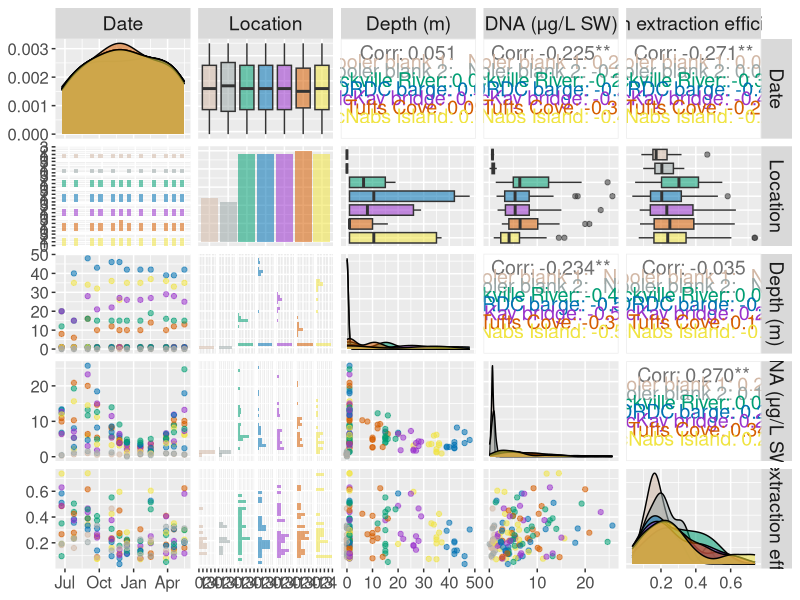
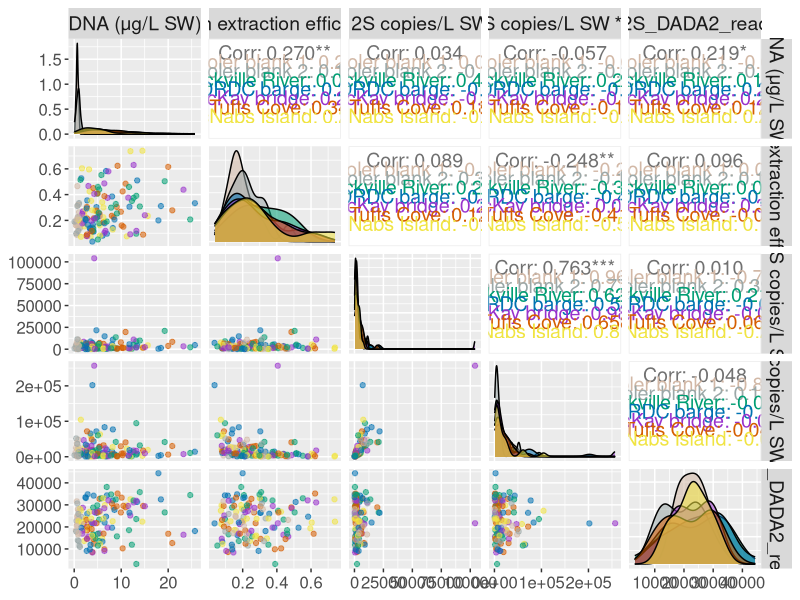
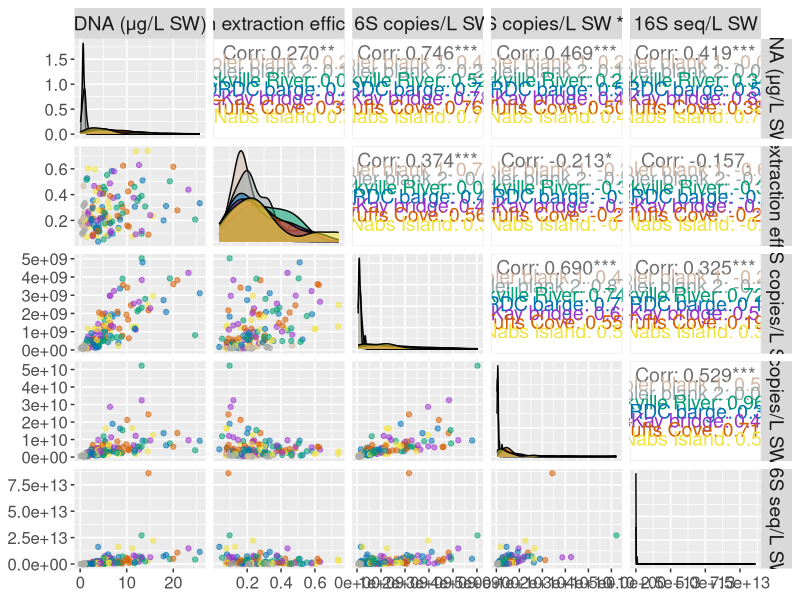
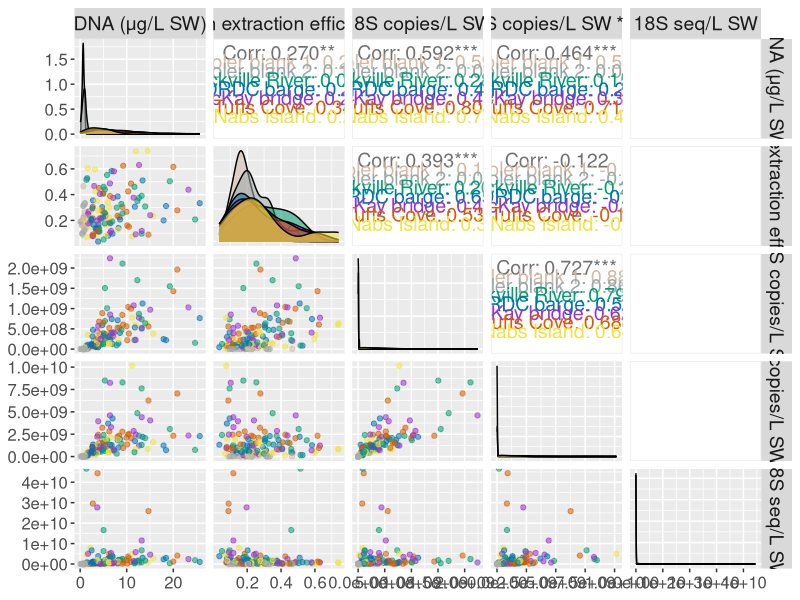
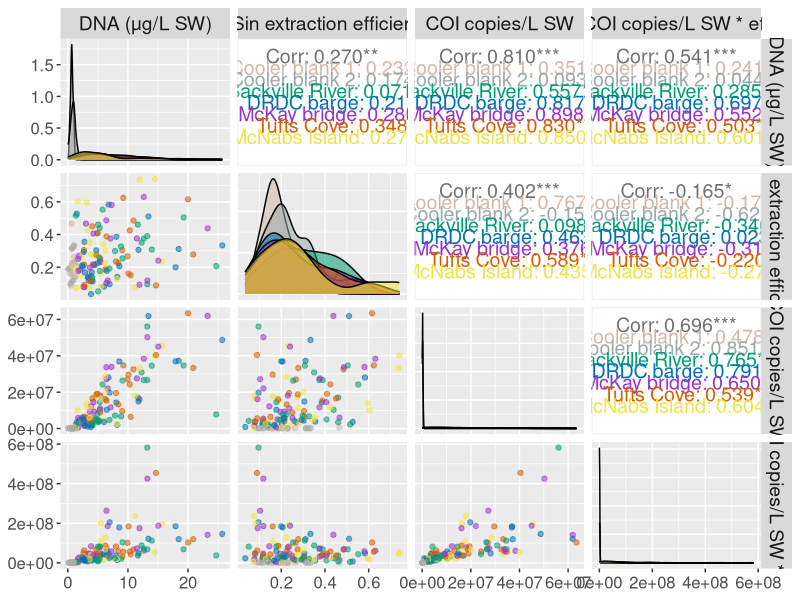
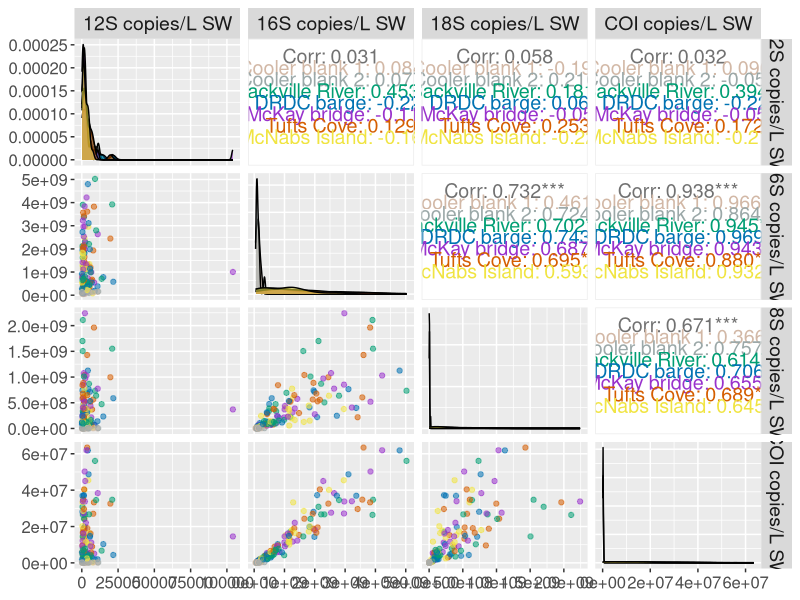
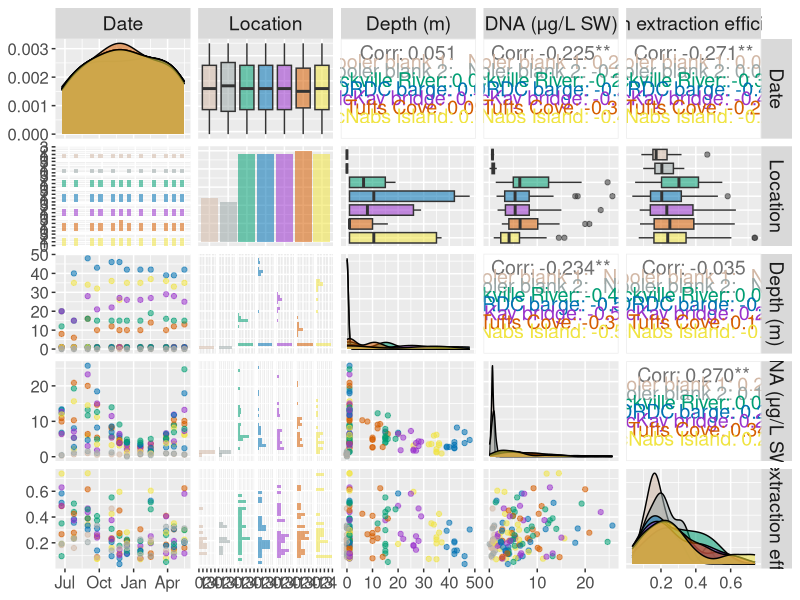
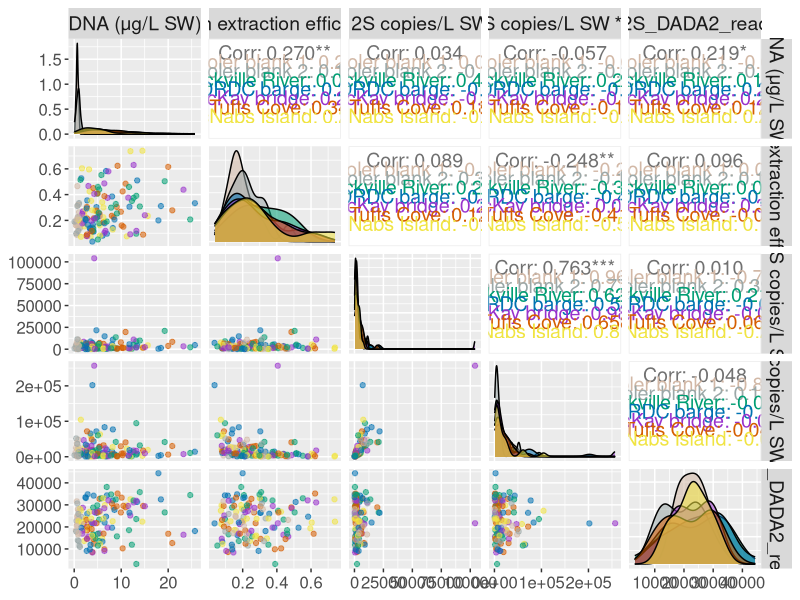

These charts were generated, in order, by the following R code:
library(tidyverse)
library(GGally)

#######################
# Importing data
#######################
metadata_calc <-  read_csv("data/metadata_qPCR_calculated.csv") %>% 
  mutate(Location = factor(Location, levels = c("Cooler blank 1",
                                                "Cooler blank 2",
                                                "Sackville River", 
                                                "DRDC barge", 
                                                "McKay bridge", 
                                                "Tufts Cove",
                                                "McNabs Island"))
         )
metadata_calc$Date <- as.Date(metadata_calc$Date)


########################
# Correlation matrices
########################
# Transect data matrix 
(plot <- metadata_calc %>%
   ggpairs(columns = c('Date', 'Location', 
                       'Depth (m)', 'DNA (μg/L SW)',
                       '16Sin extraction efficiency'),
           aes(color = Location, alpha = 0.5),
           upper = list(continuous = wrap("cor", size = 5)),
           cardinality_threshold = NULL) +
   scale_color_manual(values = c("#D2B8A6", "#9BA8A8", "#009E73", "#0072B2", "#9932CC", "#D55E00", "#F0E442")) +
   scale_fill_manual(values = c("#D2B8A6", "#9BA8A8", "#009E73", "#0072B2", "#9932CC", "#D55E00", "#F0E442")) +
   theme(strip.text = element_text(size = 14),  # Column titles
         axis.text = element_text(size = 12)    # Axis text
   ))

# Save plot
ggsave(
  filename = "outputs/metadata_correlations/transect_matrix.png",
  plot = plot,
  width = 16, height = 16,
  dpi = 300
)


# 12S
(plot <- metadata_calc %>%
  ggpairs(columns = c('DNA (μg/L SW)', '16Sin extraction efficiency', 
                      '12S copies/L SW', '12S copies/L SW * eff', '12S_DADA2_reads'),
          aes(color = Location, alpha = 0.5),
          upper = list(continuous = wrap("cor", size = 5)),
          cardinality_threshold = NULL) +
  scale_color_manual(values = c("#D2B8A6", "#9BA8A8", "#009E73", "#0072B2", "#9932CC", "#D55E00", "#F0E442")) +
  scale_fill_manual(values = c("#D2B8A6", "#9BA8A8", "#009E73", "#0072B2", "#9932CC", "#D55E00", "#F0E442")) +
  theme(strip.text = element_text(size = 14),  # Column titles
        axis.text = element_text(size = 12)    # Axis text
  ))


# Save plot
ggsave(
  filename = "outputs/metadata_correlations/12S_matrix.png",
  plot = plot,
  width = 16, height = 16,
  dpi = 300
)


# 16S
(plot <- metadata_calc %>%
  ggpairs(columns = c('DNA (μg/L SW)', '16Sin extraction efficiency',
                      '16S copies/L SW', '16S copies/L SW * eff', 
                      '16S seq/L SW'),
          aes(color = Location, alpha = 0.5),
          upper = list(continuous = wrap("cor", size = 5)),
          cardinality_threshold = NULL) +
  scale_color_manual(values = c("#D2B8A6", "#9BA8A8", "#009E73", "#0072B2", "#9932CC", "#D55E00", "#F0E442")) +
  scale_fill_manual(values = c("#D2B8A6", "#9BA8A8", "#009E73", "#0072B2", "#9932CC", "#D55E00", "#F0E442")) +
  theme(strip.text = element_text(size = 14),  # Column titles
        axis.text = element_text(size = 12)    # Axis text
  ))

# Save plot
ggsave(
  filename = "outputs/metadata_correlations/16S_matrix.png",
  plot = plot,
  width = 16, height = 16,
  dpi = 300
)



# 18S
(plot <- metadata_calc %>%
    ggpairs(columns = c('DNA (μg/L SW)', '16Sin extraction efficiency',
                        '18S copies/L SW', '18S copies/L SW * eff', 
                        '18S seq/L SW'),
          aes(color = Location, alpha = 0.5),
          upper = list(continuous = wrap("cor", size = 5)),
          cardinality_threshold = NULL) +
  scale_color_manual(values = c("#D2B8A6", "#9BA8A8", "#009E73", "#0072B2", "#9932CC", "#D55E00", "#F0E442")) +
  scale_fill_manual(values = c("#D2B8A6", "#9BA8A8", "#009E73", "#0072B2", "#9932CC", "#D55E00", "#F0E442")) +
  theme(strip.text = element_text(size = 14),  # Column titles
        axis.text = element_text(size = 12)    # Axis text
  ))

# Save plot
ggsave(
  filename = "outputs/metadata_correlations/18S_matrix.png",
  plot = plot,
  width = 16, height = 16,
  dpi = 300
)



# COI
(plot <- metadata_calc %>%
    ggpairs(columns = c('DNA (μg/L SW)', '16Sin extraction efficiency',
                        'COI copies/L SW', 'COI copies/L SW * eff'),
          aes(color = Location, alpha = 0.5),
          upper = list(continuous = wrap("cor", size = 5)),
          cardinality_threshold = NULL) +
  scale_color_manual(values = c("#D2B8A6", "#9BA8A8", "#009E73", "#0072B2", "#9932CC", "#D55E00", "#F0E442")) +
  scale_fill_manual(values = c("#D2B8A6", "#9BA8A8", "#009E73", "#0072B2", "#9932CC", "#D55E00", "#F0E442")) +
  theme(strip.text = element_text(size = 14),  # Column titles
        axis.text = element_text(size = 12)    # Axis text
  ))

# Save plot
ggsave(
  filename = "outputs/metadata_correlations/COI_matrix.png",
  plot = plot,
  width = 16, height = 16,
  dpi = 300
)





# Cross-marker matrix
(plot <- metadata_calc %>%
    ggpairs(columns = c('12S copies/L SW','16S copies/L SW', 
                        '18S copies/L SW', 'COI copies/L SW'),
            aes(color = Location, alpha = 0.5),
            upper = list(continuous = wrap("cor", size = 5)),
            cardinality_threshold = NULL) +
    scale_color_manual(values = c("#D2B8A6", "#9BA8A8", "#009E73", "#0072B2", "#9932CC", "#D55E00", "#F0E442")) +
    scale_fill_manual(values = c("#D2B8A6", "#9BA8A8", "#009E73", "#0072B2", "#9932CC", "#D55E00", "#F0E442")) +
    theme(strip.text = element_text(size = 14),  # Column titles
          axis.text = element_text(size = 12)    # Axis text
    ))

# Save plot
ggsave(
  filename = "outputs/metadata_correlations/markers_matrix.png",
  plot = plot,
  width = 16, height = 16,
  dpi = 300
)

